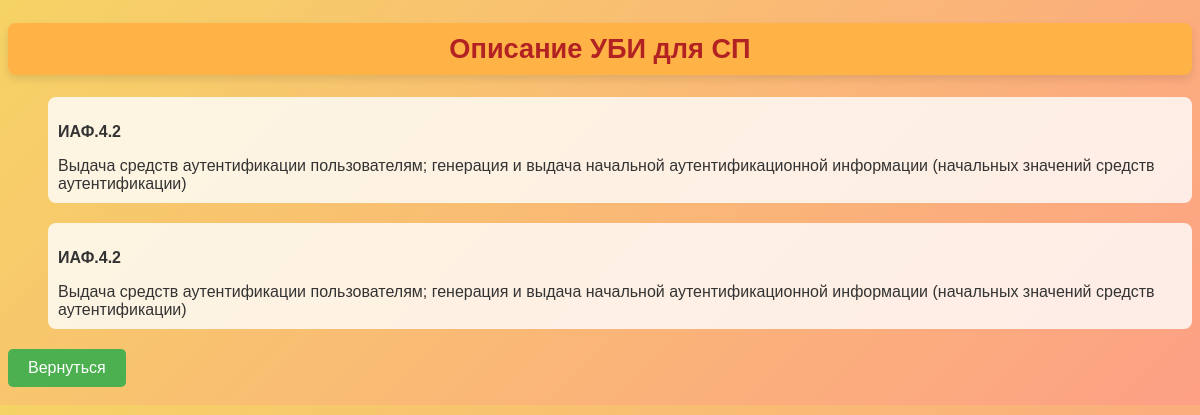
Screenshot of /info_protection/СП.2.8 with the database file from the repository.
### threat/models.py (models this page shows, shortened)
class SPProtection(models.Model):
    sp_number = models.ForeignKey(SPWithDescription, on_delete=models.CASCADE, to_field='sp_number', related_name='protections')
    protection_method = models.CharField(max_length=1000)
    protection_realize = models.CharField(max_length=1000)

### threat/views.py (the view)
# urls.py: path("info_protection/<str:sp_numb>", views.DescriptionProtectionMeasuresView.as_view(), name='info_protect'),
class DescriptionProtectionMeasuresView(View):
    def get(self, request, sp_numb):
        protection = get_object_or_404(SPWithDescription, sp_number=sp_numb)
        return render(request,
                      'threat/description_protection_measures.html',
                      {'protection': protection})

### threat/templates/threat/description_protection_measures.html (shortened to what this page needs)
{% extends 'threat/base.html' %}
{% load static %}
{% block content_css %}
<link rel="stylesheet" href=" {% static 'threat/description_protection_measures.css' %}">
{% endblock %}
{% block body %}
    <h2>Описание УБИ для СП</h2>
    <ul>
        {% for protect in protection.protections.all %}
            <li><p class="protection-method">{{ protect.protection_method }}</p>{{ protect.protection_realize }}</li>
        {%endfor%}
    </ul>
    <a href = "{% url 'info_devices' %}">
        <button>Вернуться</button>
    </a>
{% endblock %}

### threat/static/threat/description_protection_measures.css (style rules this page uses)
body { font-family: Arial, sans-serif; background: linear-gradient(135deg, #f6d365 0%, #fda085 100%); padding: 0px; color: #333; }
h2 { background: #ffb347; color: #B22222; padding: 10px; border-radius: 8px; text-align: center; font-size: 1.7em; box-shadow: 0 4px 8px rgba(0, 0, 0, 0.1); }
li { display: block; margin-bottom: 20px; padding: 10px; background: rgba(255, 255, 255, 0.8); border-radius: 8px; }
.protection-method { font-weight: bold; }
button { background: #4CAF50; color: white; padding: 10px 20px; margin-bottom: 10px; border: none; border-radius: 5px; cursor: pointer; font-size: 1em; transition: background 0.3s; }

### rows the page displays
SPProtection: protection_method "ИАФ.4.2", protection_realize "Выдача средств аутентификации пользователям; генерация и выдача начальной аутентификационной информации (начальных значений средств аутентификации)"
SPProtection: protection_method "ИАФ.4.2", protection_realize "Выдача средств аутентификации пользователям; генерация и выдача начальной аутентификационной информации (начальных значений средств аутентификации)"
